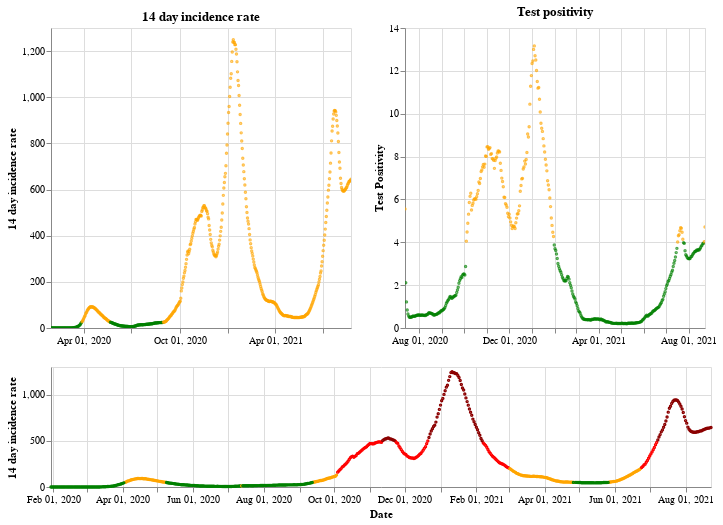

The notebook cell saved with this chart:
### Markdown cell above
## England

### Code cell
plot_traffic_light('England')

### Figure 1 — Vega-Lite specification as saved in the notebook (floating-point values rounded to 4 significant figures; data arrays with more than 128 entries replaced by an {"elided": "..."} marker saying what was removed)
{"config": {"view": {"continuousWidth": 400, "continuousHeight": 300}}, "vconcat": [{"hconcat": [{"mark": {"type": "point", "size": 2}, "encoding": {"color": {"condition": {"value": "green", "test": "(datum.twoWeeklyCasesRate <= 25)"}, "value": "orange"}, "tooltip": [{"type": "nominal", "field": "areaName"}, {"type": "temporal", "field": "date"}, {"type": "quantitative", "field": "twoWeeklyCasesRate"}, {"type": "quantitative", "field": "testPositivity"}], "x": {"type": "temporal", "axis": {"title": ""}, "field": "date", "scale": {"domain": {"selection": "DateBrush"}}, "timeUnit": "yearmonthdate"}, "y": {"type": "quantitative", "axis": {"title": "14 day incidence rate"}, "field": "twoWeeklyCasesRate"}}, "title": "14 day incidence rate", "width": 300}, {"mark": {"type": "point", "size": 2}, "encoding": {"color": {"condition": {"value": "green", "test": "(datum.testPositivity <= 4)"}, "value": "orange"}, "tooltip": [{"type": "nominal", "field": "areaName"}, {"type": "temporal", "field": "date"}, {"type": "quantitative", "field": "twoWeeklyCasesRate"}, {"type": "quantitative", "field": "testPositivity"}], "x": {"type": "temporal", "axis": {"title": ""}, "field": "date", "scale": {"domain": {"selection": "DateBrush"}}, "timeUnit": "yearmonthdate"}, "y": {"type": "quantitative", "axis": {"title": "Test Positivity"}, "field": "testPositivity"}}, "title": "Test positivity", "width": 300}]}, {"layer": [{"mark": {"type": "point", "size": 2}, "encoding": {"color": {"condition": {"value": "orange", "test": "(((datum.testPositivity < 4) && (datum.twoWeeklyCasesRate >= 50)) && (datum.twoWeeklyCasesRate < 200))"}, "value": "red"}, "opacity": {"condition": {"value": 1, "test": "((datum.twoWeeklyCasesRate >= 50) && (datum.twoWeeklyCasesRate < 500))"}, "value": 0}, "tooltip": [{"type": "nominal", "field": "areaName"}, {"type": "temporal", "field": "date"}, {"type": "quantitative", "field": "twoWeeklyCasesRate"}, {"type": "quantitative", "field": "testPositivity"}], "x": {"type": "temporal", "axis": {"title": "Date"}, "field": "date", "timeUnit": "yearmonthdate"}, "y": {"type": "quantitative", "axis": {"title": "14 day incidence rate"}, "field": "twoWeeklyCasesRate"}}, "selection": {"DateBrush": {"type": "interval", "encodings": ["x"], "fields": ["Time"]}}}, {"mark": {"type": "point", "size": 2}, "encoding": {"color": {"value": "darkred"}, "opacity": {"condition": {"value": 1, "test": "(datum.twoWeeklyCasesRate >= 500)"}, "value": 0}, "tooltip": [{"type": "nominal", "field": "areaName"}, {"type": "temporal", "field": "date"}, {"type": "quantitative", "field": "twoWeeklyCasesRate"}, {"type": "quantitative", "field": "testPositivity"}], "x": {"type": "temporal", "axis": {"title": "Date"}, "field": "date", "timeUnit": "yearmonthdate"}, "y": {"type": "quantitative", "axis": {"title": "14 day incidence rate"}, "field": "twoWeeklyCasesRate"}}}, {"mark": {"type": "point", "size": 2}, "encoding": {"color": {"condition": {"value": "green", "test": "((datum.testPositivity < 4) && (datum.twoWeeklyCasesRate < 50))"}, "value": "orange"}, "opacity": {"condition": {"value": 1, "test": "(datum.twoWeeklyCasesRate < 50)"}, "value": 0}, "tooltip": [{"type": "nominal", "field": "areaName"}, {"type": "temporal", "field": "date"}, {"type": "quantitative", "field": "twoWeeklyCasesRate"}, {"type": "quantitative", "field": "testPositivity"}], "x": {"type": "temporal", "axis": {"title": "Date"}, "field": "date", "timeUnit": "yearmonthdate"}, "y": {"type": "quantitative", "axis": {"title": "14 day incidence rate"}, "field": "twoWeeklyCasesRate"}}}], "height": 120, "width": 660}], "data": {"name": "data-8adb9f32f5bee3670400ba28deb63568"}, "$schema": "https://vega.github.io/schema/vega-lite/v4.8.1.json", "datasets": {"data-8adb9f32f5bee3670400ba28deb63568": {"elided": "572 records"}}}
